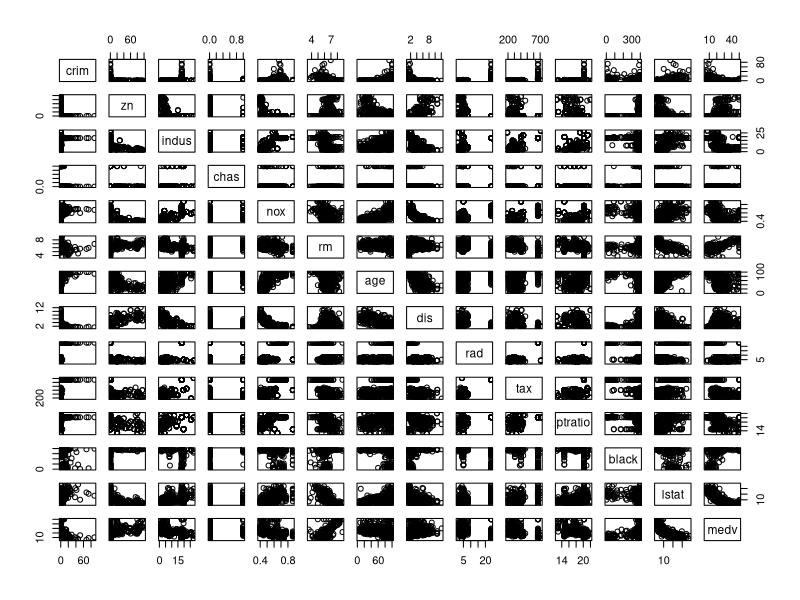
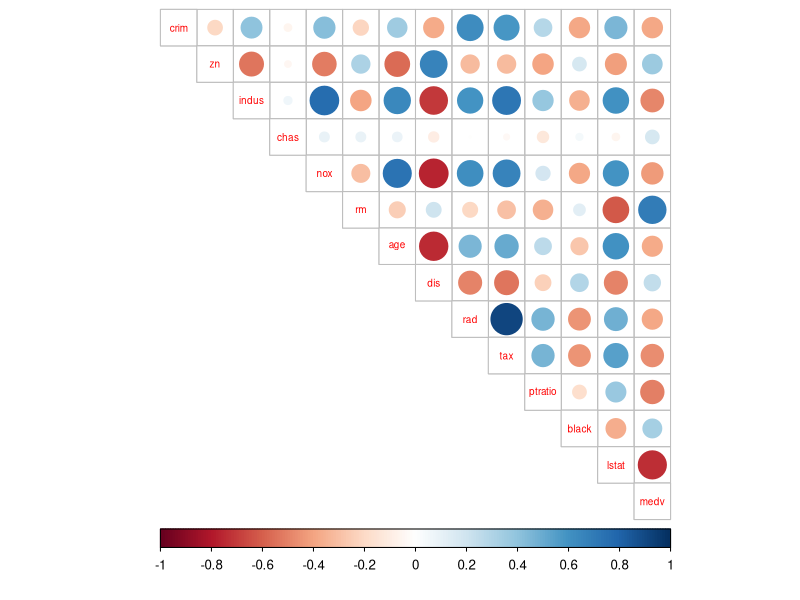
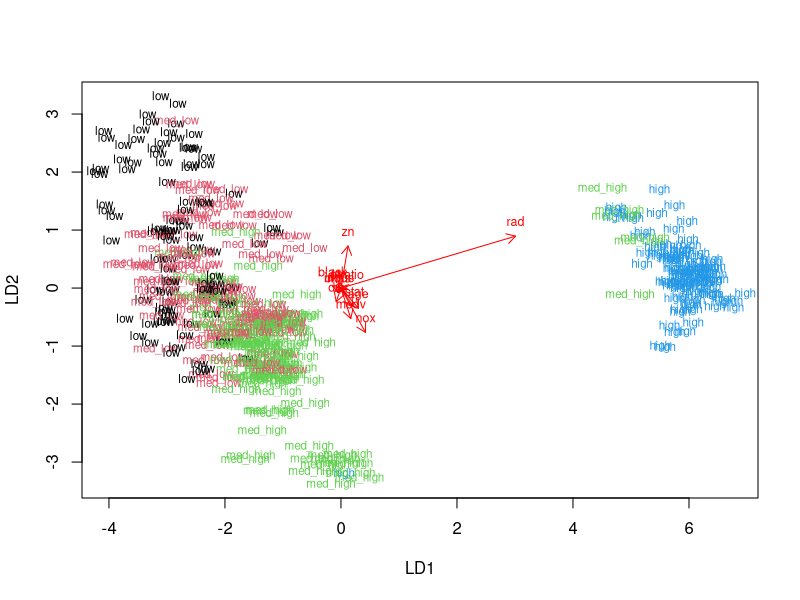
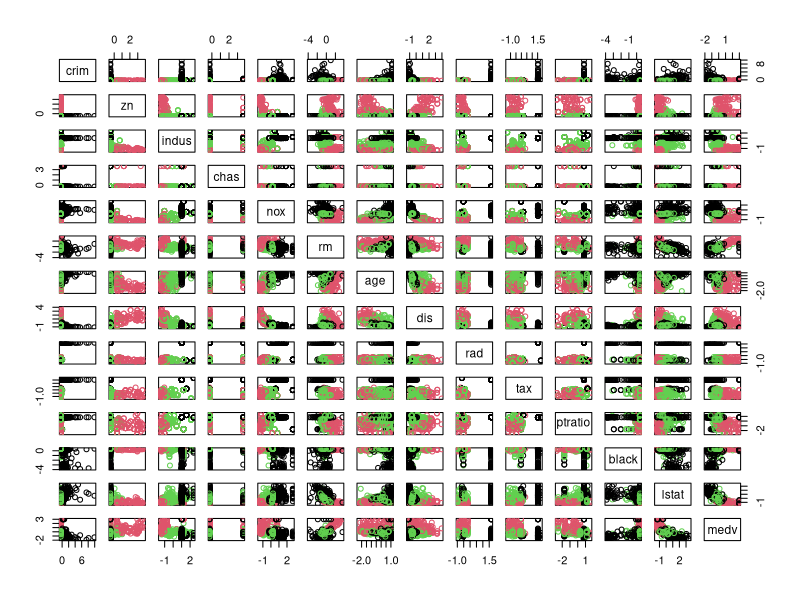
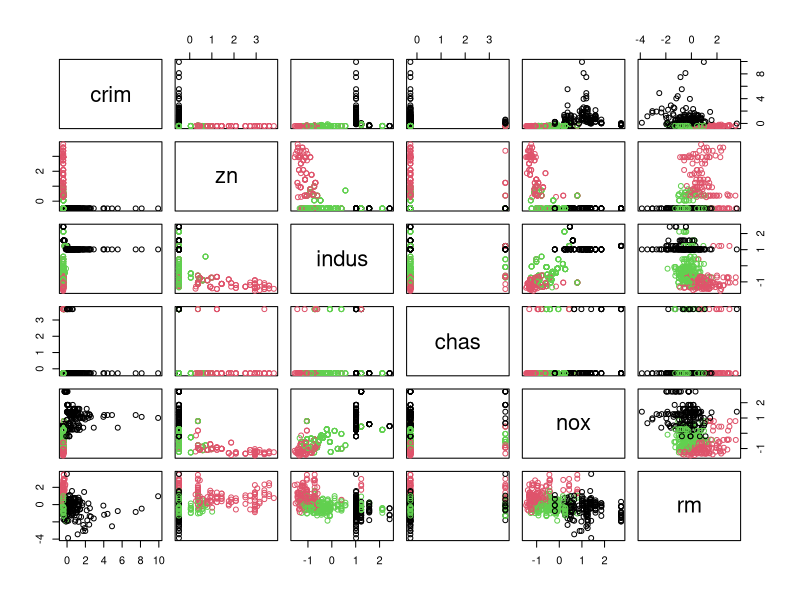
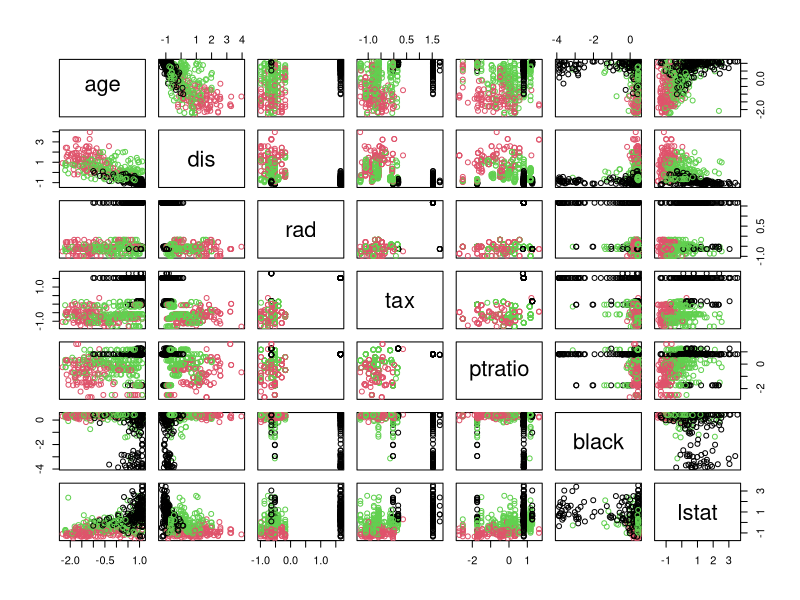
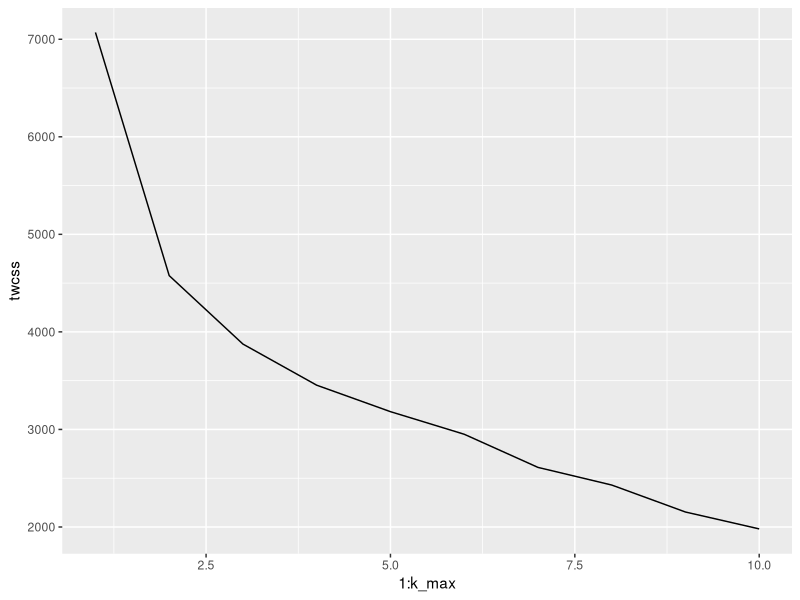
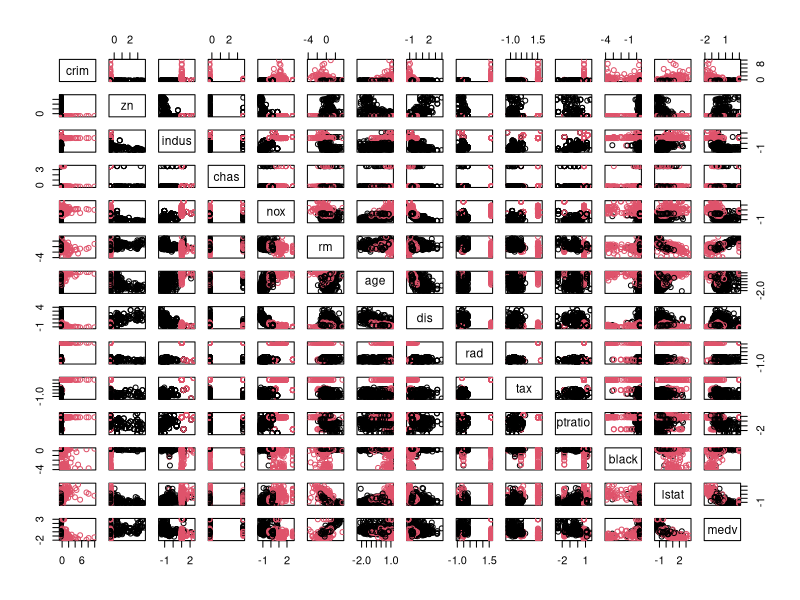

R code for these plots, in order:
## ---- chunk 1
library(MASS)

#calling for the Boston dataset form MASS package
dim(Boston)
str(Boston)

## ---- chunk 2

#calling for the different packages I might use in this exercise
library(ggplot2)
library(GGally)
library(tidyverse)
library(corrplot)

#checking the summary of the Boston dataset, 
summary(Boston)


## ---- chunk 3

#graphical overview
pairs(Boston)

## ---- chunk 4

#making a correlation matrix and drawing a correlation plot to be able to visualie it better and for easier interpretation

cormatrix <- cor(Boston)
cormatrix %>% round(digits=2)
corrplot(cormatrix, method="circle", type = "upper", cl.pos = "b", tl.pos = "d", tl.cex = 0.6)


## ---- chunk 5
#Standardising the dataset
boston_scaled <- scale(Boston)

#printing out summaries of the scaled data
summary(boston_scaled)


#My boston_sclaed data is a matrix and I make it as a data frame for the future
class(boston_scaled)

boston_scaled<- as.data.frame(boston_scaled)

## ---- chunk 6
#create a quantile vector
bins <- quantile(boston_scaled$crim)
bins

#and create a categorial variable crime

crime <- cut(boston_scaled$crim, breaks = bins, include.lowest = TRUE, label= c("low", "med_low", "med_high", "high"))


table(crime)
summary(boston_scaled)

library(dplyr)

boston_scaled <- dplyr::select(boston_scaled, -crim)
boston_scaled <- data.frame(boston_scaled, crime)
summary(boston_scaled)
dim(boston_scaled)
## ---- chunk 7
#Here I make the train and the test sets. I choose 80% of the observations to the train set and the rest to the test set
dim(boston_scaled)

n <- nrow(boston_scaled)
n
ind <- sample(n, size = n * 0.8)

dim(ind)
#create the train set

train <- boston_scaled[ind,]
str(train)

#create the test set
test <- boston_scaled[-ind,]
str(test)
## ---- chunk 8
# fit the linear discriminant analysis on the train set. crime as the target variable and all the other variables as predictor variables


lda.fit <- lda(formula= crime ~ ., data = train)


lda.arrows <- function(x, myscale = 1, arrow_heads = 0.1, color = "red", tex = 0.75, choices = c(1,2)){
  heads <- coef(x)
  arrows(x0 = 0, y0 = 0, 
         x1 = myscale * heads[,choices[1]], 
         y1 = myscale * heads[,choices[2]], col=color, length = arrow_heads)
  text(myscale * heads[,choices], labels = row.names(heads), 
       cex = tex, col=color, pos=3)
}

# target classes as numeric
classes <- as.numeric(train$crime)

# drawing a plot of the lda results
plot(lda.fit, dimen = 2, col=classes, pch=classes)
lda.arrows(lda.fit, myscale = 1)

## ---- chunk 9
#saving the crime categories from the test set 
correct_classes <- test$crime

library(dplyr)


#removing the categorial crime variable from the test dataset

test <- dplyr::select(test, -crime)

#Predicting the vallses with the LDA model on the test data
lda.pred <- predict(lda.fit, newdata = test)

#cross tablating the results
table(correct = correct_classes, predicted = lda.pred$class)

## ---- chunk 10
#Reloading the Boston dataset and standardising the dataset (variables have to be normally ditributed)
dim(Boston)
scale_Boston2 <- scale(Boston)

scale_Boston2 <- as.data.frame(scale_Boston2)


#Calculating the distances. Euklidean distance

dist_eu <- dist(scale_Boston2)
summary(dist_eu)


# k-means clustering
km <-kmeans(scale_Boston2, centers = 3)


# ploting the Boston dataset with clusters
pairs(scale_Boston2, col = km$cluster)
pairs(scale_Boston2[1:6], col = km$cluster)
pairs(scale_Boston2[7:13], col = km$cluster)



## ---- chunk 11


# determine the number of clusters
k_max <- 10

# calculate the total within sum of squares
twcss <- sapply(1:k_max, function(k){kmeans(scale_Boston2, k)$tot.withinss})

# visualize the results
qplot(x = 1:k_max, y = twcss, geom = 'line')



## ---- chunk 12

# k-means clustering
km <-kmeans(scale_Boston2, centers = 2)

# plot the Boston dataset with clusters
pairs(scale_Boston2, col = km$cluster)
pairs(scale_Boston2[1:8], col = km$cluster)
pairs(scale_Boston2[6:13], col = km$cluster)


